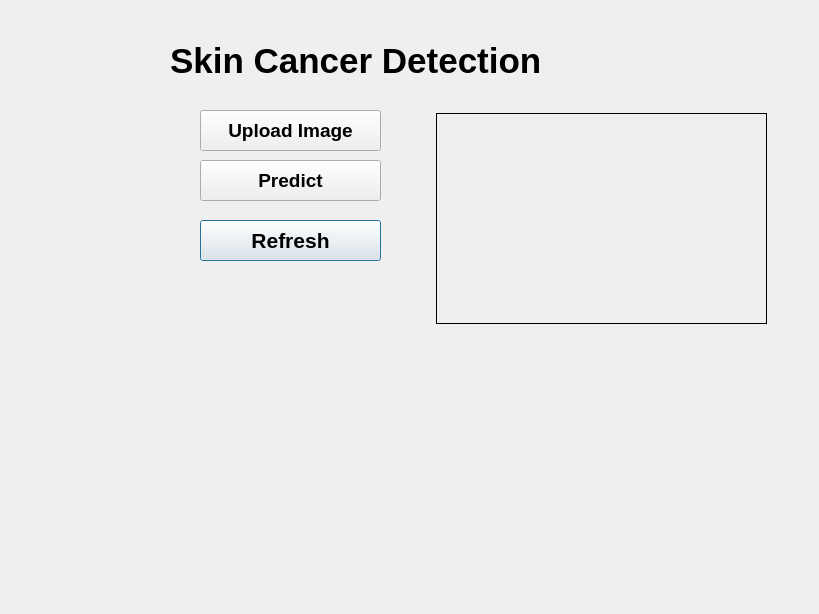
<?xml version="1.0" encoding="UTF-8"?>
<ui version="4.0">
 <class>Dialog</class>
 <widget class="QDialog" name="Dialog">
  <property name="geometry">
   <rect>
    <x>0</x>
    <y>0</y>
    <width>819</width>
    <height>614</height>
   </rect>
  </property>
  <property name="windowTitle">
   <string>Dialog</string>
  </property>
  <widget class="QPushButton" name="refresh_button">
   <property name="geometry">
    <rect>
     <x>200</x>
     <y>220</y>
     <width>181</width>
     <height>41</height>
    </rect>
   </property>
   <property name="font">
    <font>
     <pointsize>16</pointsize>
     <weight>75</weight>
     <bold>true</bold>
    </font>
   </property>
   <property name="styleSheet">
    <string notr="true">QPushButton#button3{
	background-color:qlineargradient(spread:pad, x1:0, y1:0, x2:1, y2:0, stop:0 rgba(255, 178, 102, 255), stop:0.55 rgba(235, 148, 61, 255), stop:0.98 rgba(0, 0, 0, 255), stop:1 rgba(0, 0, 0, 0));
	color:rgba(255,255,255,210);
	border-radius:5px; 
}
QPushButton#button3:hover{
	background-color:qlineargradient(spread:pad, x1:0, y1:0, x2:1, y2:0, stop:0 			rgba(255, 178, 102, 255), stop:0.55 rgba(120, 100, 100, 200), stop:0.98 rgba(0, 0, 0, 255), stop:1 rgba(0, 0, 0, 0));
}
QPushButton#button3:pressed{
	padding-left:10px	;
	padding-top:10px;
	background-color:rgba(150,123,111,255);
}
	</string>
   </property>
   <property name="text">
    <string>Refresh</string>
   </property>
  </widget>
  <widget class="QLabel" name="label">
   <property name="geometry">
    <rect>
     <x>170</x>
     <y>20</y>
     <width>501</width>
     <height>81</height>
    </rect>
   </property>
   <property name="font">
    <font>
     <pointsize>26</pointsize>
     <weight>75</weight>
     <bold>true</bold>
    </font>
   </property>
   <property name="text">
    <string>Skin Cancer Detection </string>
   </property>
  </widget>
  <widget class="QPushButton" name="predict_button">
   <property name="geometry">
    <rect>
     <x>200</x>
     <y>160</y>
     <width>181</width>
     <height>41</height>
    </rect>
   </property>
   <property name="font">
    <font>
     <pointsize>14</pointsize>
     <weight>75</weight>
     <bold>true</bold>
    </font>
   </property>
   <property name="styleSheet">
    <string notr="true">QPushButton#button2{
	background-color:qlineargradient(spread:pad, x1:0, y1:0, x2:1, y2:0, stop:0 rgba(255, 178, 102, 255), stop:0.55 rgba(235, 148, 61, 255), stop:0.98 rgba(0, 0, 0, 255), stop:1 rgba(0, 0, 0, 0));
	color:rgba(255,255,255,210);
	border-radius:5px; 
}
QPushButton#button2:hover{
	background-color:qlineargradient(spread:pad, x1:0, y1:0, x2:1, y2:0, stop:0 			rgba(255, 178, 102, 255), stop:0.55 rgba(120, 100, 100, 200), stop:0.98 rgba(0, 0, 0, 255), stop:1 rgba(0, 0, 0, 0));
}
QPushButton#button2:pressed{
	padding-left:10px	;
	padding-top:10px;
	background-color:rgba(150,123,111,255);
}
	</string>
   </property>
   <property name="text">
    <string>Predict</string>
   </property>
  </widget>
  <widget class="QLabel" name="output">
   <property name="geometry">
    <rect>
     <x>130</x>
     <y>370</y>
     <width>361</width>
     <height>71</height>
    </rect>
   </property>
   <property name="font">
    <font>
     <pointsize>16</pointsize>
     <weight>75</weight>
     <bold>true</bold>
    </font>
   </property>
   <property name="text">
    <string/>
   </property>
   <property name="alignment">
    <set>Qt::AlignCenter</set>
   </property>
  </widget>
  <widget class="QPushButton" name="upload_button">
   <property name="geometry">
    <rect>
     <x>200</x>
     <y>110</y>
     <width>181</width>
     <height>41</height>
    </rect>
   </property>
   <property name="font">
    <font>
     <pointsize>14</pointsize>
     <weight>75</weight>
     <bold>true</bold>
    </font>
   </property>
   <property name="styleSheet">
    <string notr="true">QPushButton#button1{
	background-color:qlineargradient(spread:pad, x1:0, y1:0, x2:1, y2:0, stop:0 rgba(255, 178, 102, 255), stop:0.55 rgba(235, 148, 61, 255), stop:0.98 rgba(0, 0, 0, 255), stop:1 rgba(0, 0, 0, 0));
	color:rgba(255,255,255,210);
	border-radius:5px; 
}
QPushButton#button1:hover{
	background-color:qlineargradient(spread:pad, x1:0, y1:0, x2:1, y2:0, stop:0 			rgba(255, 178, 102, 255), stop:0.55 rgba(120, 100, 100, 200), stop:0.98 rgba(0, 0, 0, 255), stop:1 rgba(0, 0, 0, 0));
}
QPushButton#button1:pressed{
	padding-left:10px	;
	padding-top:10px;
	background-color:rgba(150,123,111,255);
}
	</string>
   </property>
   <property name="text">
    <string>Upload Image</string>
   </property>
  </widget>
  <widget class="QLabel" name="output_image">
   <property name="geometry">
    <rect>
     <x>436</x>
     <y>113</y>
     <width>331</width>
     <height>211</height>
    </rect>
   </property>
   <property name="frameShape">
    <enum>QFrame::Box</enum>
   </property>
   <property name="text">
    <string/>
   </property>
  </widget>
 </widget>
 <resources/>
 <connections/>
</ui>
